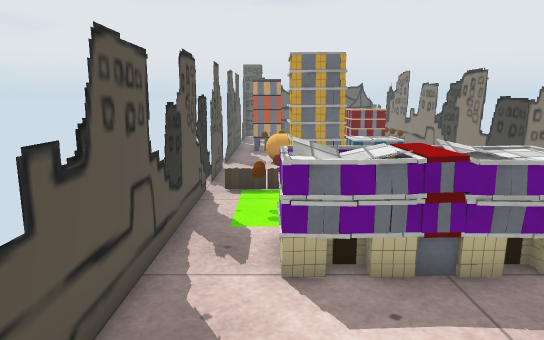
view 1 (above)

17 first-person views from a walk through a scene from a Unity 3-D project. The camera is 1.4 m above the floor, tilts 10° down and sees 70° across. The floor is counted in squares, 0.48 m on a side. Each view is taken from the middle of a square. On the plan, view 1 faces up. The plan holds only what a view shows up to about 20 squares ahead; the rest is blank. The player is left out. Some surface patterns are stand-ins.

view 2
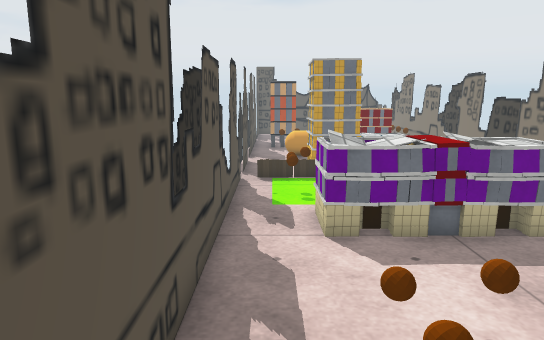

view 3
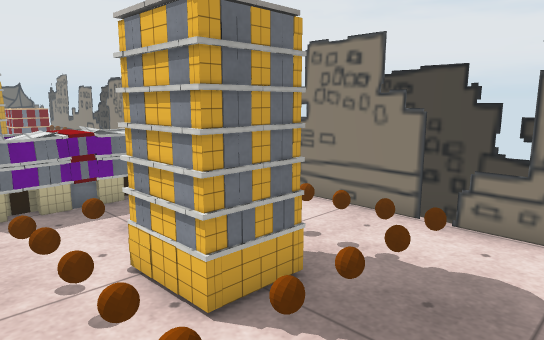

view 4
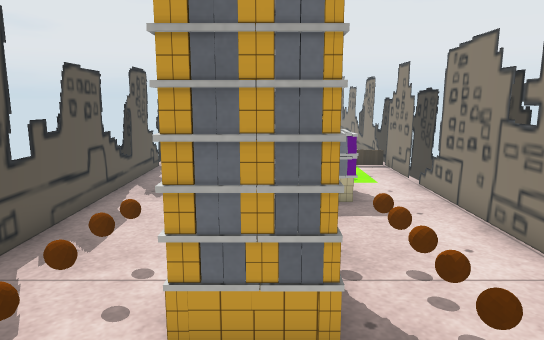

view 5
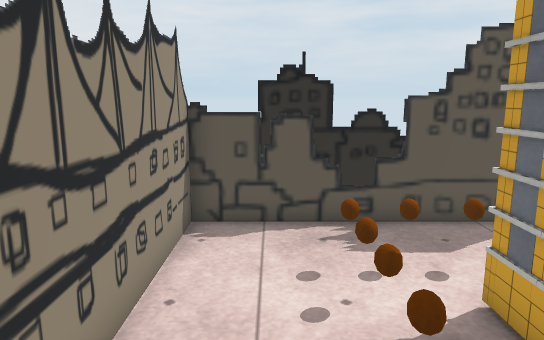

view 6
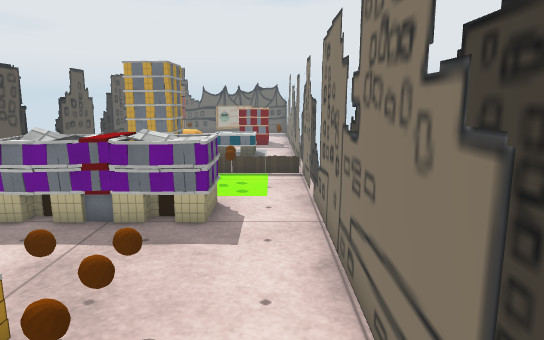

view 7
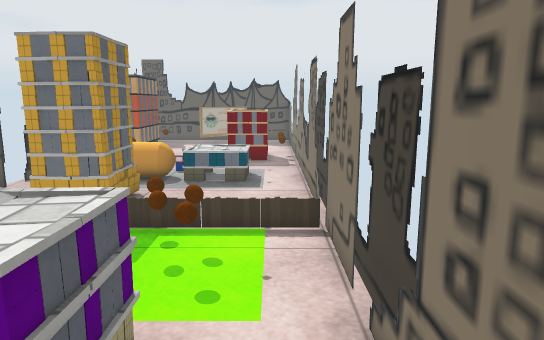

view 8
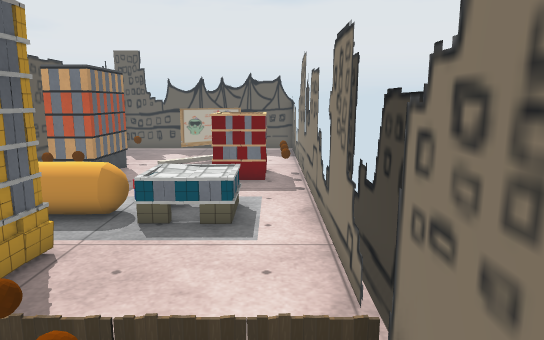

view 9
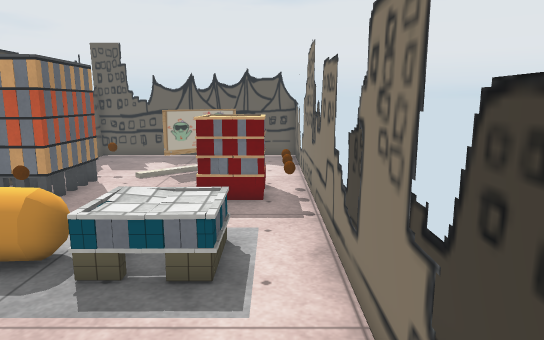

view 10
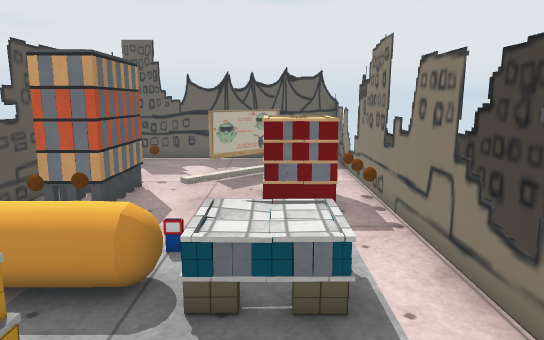

view 11
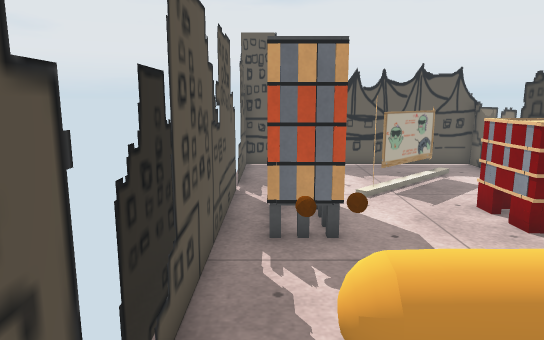

view 12
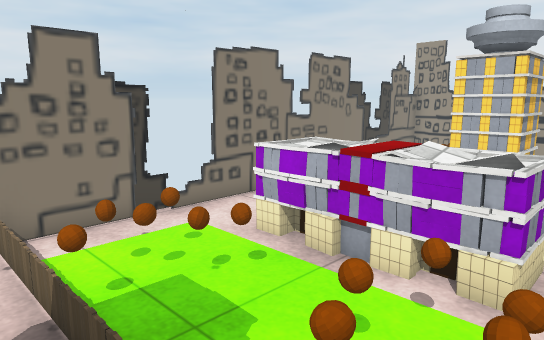

view 13
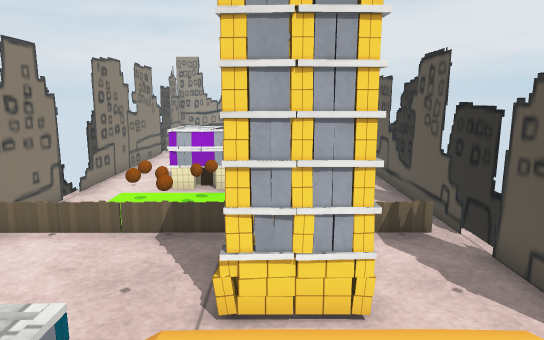

view 14
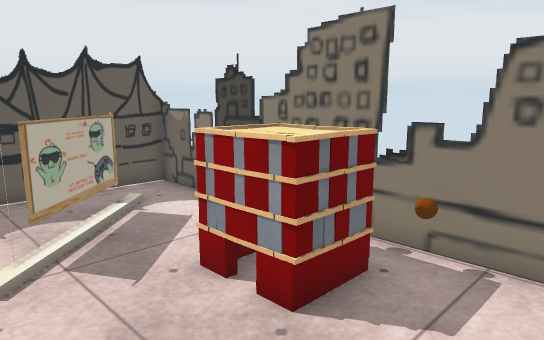

view 15
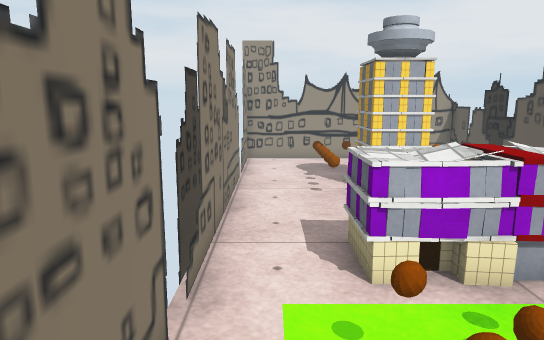

view 16
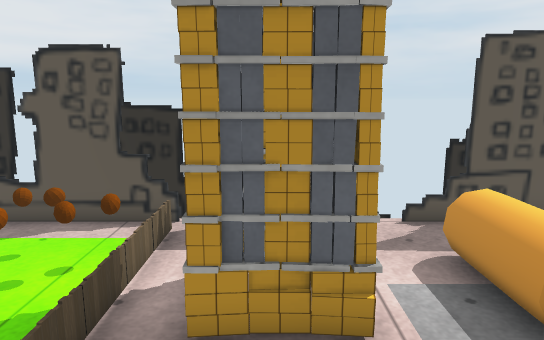

view 17
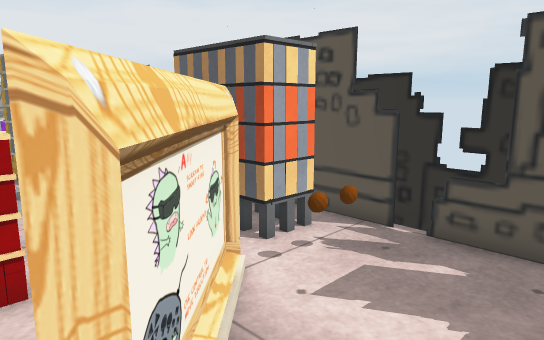

### Floor plan
Key: @ floor where view 1 was taken; # wall or solid block; . floor; = window, fence, low wall or low ledge; ^ raised ledge; B building; T thing the floor can be seen under or through; O other object.
Columns run from 3 left of view 1 to 9 right of it. Each row starts with its distance up from view 1.
 33  ############
 32  =.........==
 31  =.........==
 30 ==......TT.==
 29 ==.....TT..==
 28 =====.TT...==
 27 ==#  ......==
 26 ==BBB...BB.==
 25  =BBB...BBB=
 24  =BBB...BBB==
 23  =BBB...BBB==
 22 =====......==
 21 ==.. ......==
 20 ==... .BBB.==
 19 ==.^^^^OOO.==
 18 ==.=...OOO.==
 17 ==.........==
 16 ==..OOO....==
 15 ==..OOO....==
 14 ==..OOO....==
 13 ==.........==
 12 ==.==..#=..==
 11 ==.==..===.==
 10 ==.==..===.==
  9 ==.........==
  8 ==.BBBBBB..==
  7 ==.BBBBBB..==
  6 ==.BBBBBB..==
  5 ==.........==
  4 ==.........==
  3  =.........=
  2  =..=====..=
  1  =.==BBB=..==
  0  =.@=BBB=..==
 -1 ==.==BBB=..==
 -2 ==.======..==
 -3 ==.======..==
 -4 ==.........==
 -5  =.........=
 -6  =#########=

Positions as (right, up) in squares from view 1, and headings:
1: (0, 0), facing up
2: (-1, -2), facing up
3: (-1, -5), facing up-right
4: (3, -5), facing up
5: (7, -4), facing left
6: (7, -3), facing up
7: (7, 4), facing up
8: (7, 9), facing up
9: (7, 12), facing up
10: (5, 13), facing up
11: (-1, 15), facing up
12: (-1, 14), facing down-right
13: (2, 21), facing down
14: (1, 20), facing up-right
15: (7, 14), facing down
16: (7, 15), facing left
17: (6, 32), facing down-left
